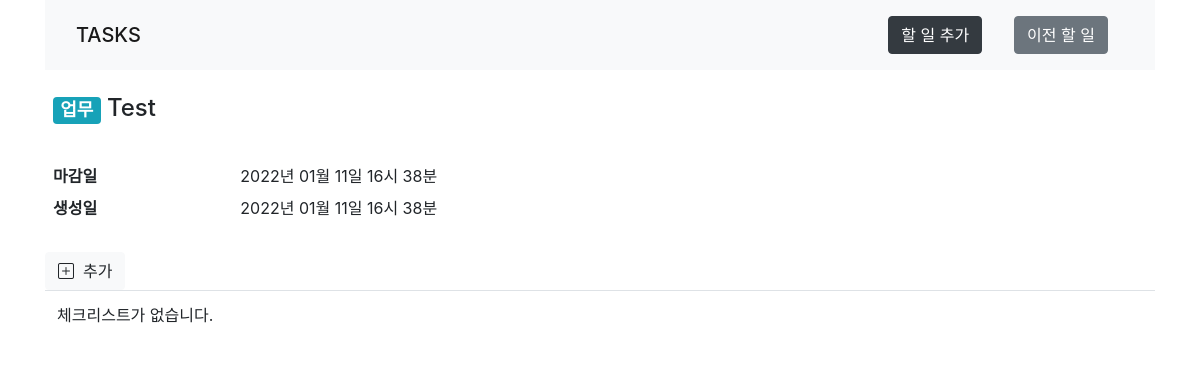
Page /task/1/ on the committed database.
### taskapp/models.py (models this page shows)
class Task(models.Model):
    class TaskType(models.TextChoices):
        JOB = 'JOB', _('업무')
        HEALTH = 'HEALTH', _('건강')
        SOCIAL = 'SOCIAL', _('사회')
    title = models.CharField(max_length=50, null=False)
    type = models.CharField(
        choices=TaskType.choices,
        max_length=10,
        default=TaskType.JOB
    )
    due = models.DateTimeField(null=False)
    created_at = models.DateTimeField(auto_now_add=True, null=False)

### taskapp/views.py (the view)
# urls.py: path('task/<int:task_id>/', TaskDetailView.as_view(), name="view-task"),
class TaskDetailView(SingleObjectMixin, ListView):
    template_name = 'pages/task_detail.html'
    pk_url_kwarg = 'task_id'
    paginate_by = 10
    def get(self, request, *args, **kwargs):
        self.object = self.get_object(queryset=Task.objects.all())
        return super().get(request, *args, **kwargs)
    def get_queryset(self):
        return ChecklistItem.objects.filter(task=self.object).all()

### taskapp/templates/pages/task_detail.html
{% extends "common.html" %}
{% block content %}
<div class="row justify-content-center">
    <div class="col-12">
        <h4 class="mt-2 p-2">
            <span class="badge badge-info">
                {{ object.get_type_display }}
            </span>
            {{ object.title }}
        </h4>
        <dl class="row mt-4 p-2">
            <dt class="col-sm-2">마감일</dt>
            <dd class="col-sm-10">{{ object.due|date:'Y년 m월 d일 H시 i분' }}</dd>
            <dt class="col-sm-2">생성일</dt>
            <dd class="col-sm-10">{{ object.created_at|date:'Y년 m월 d일 H시 i분' }}</dd>
        </dl>
    </div>
</div>
<div class="row">
    <div class="col-12">
        <a href="{% url 'create-item' object.id %}">
            <button class="btn btn-light">
                <i class="bi bi-plus-square"></i>&nbsp;&nbsp;추가
            </button>
        </a>
    </div>
</div>
<table class="table">
    <tbody>
    {% if page_obj %}
    {% for check in page_obj %}
        <tr>
            <td style="width:20px;">
                {% if check.checked %}
                <a href="{% url 'check-item' object.id check.id %}">
                <button class="btn btn-link">
                    <i class="bi bi-check-square"></i>
                </button>
                </a>
                {% else %}
                <a href="{% url 'check-item' object.id check.id %}">
                <button class="btn btn-link">
                    <i class="bi bi-square"></i>
                </button>
                </a>
                {% endif %}
            </td>
            <td class="align-middle">
                {{ check.content }}
            </td>
            <td style="width: 20px">
                <a href="{% url 'delete-item' object.id check.id %}">
                    <button class="btn btn-link">
                        <i class="bi bi-x-square"></i>
                    </button>
                </a>
            </td>
        </tr>
    {% endfor %}
    {% else %}
        <tr><td>체크리스트가 없습니다.</td></tr>
    {% endif %}
    </tbody>
</table>
{% endblock %}

### rows in the picture
Task: type "업무", title "Test", due "2022년 01월 11일 16시 38분", created_at "2022년 01월 11일 16시 38분"
